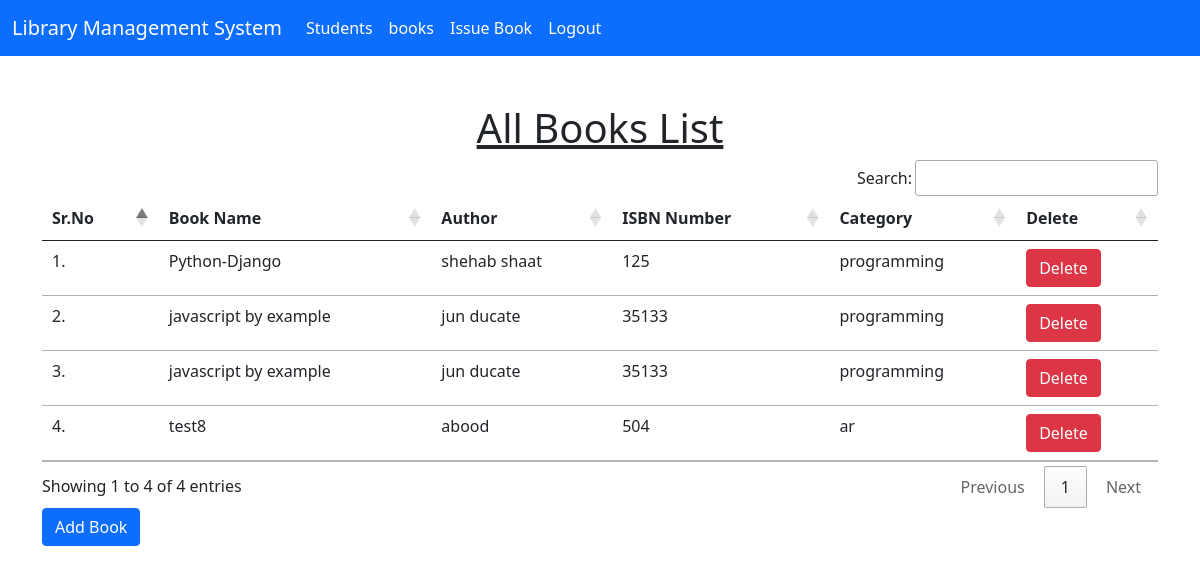
/add_book/ (signed in), run on an earlier commit of the app's database.
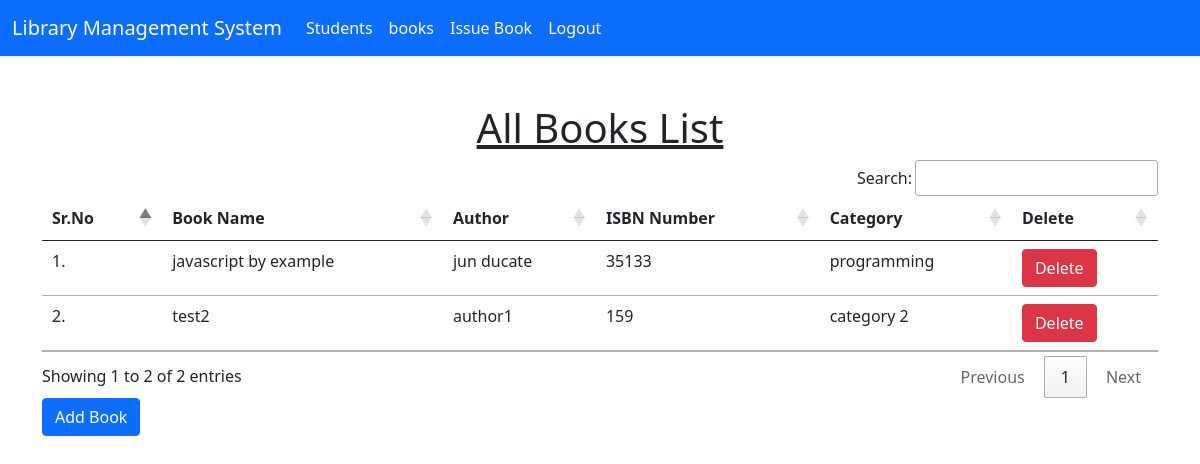
And on a later commit of the database.
### library/models.py (models this page shows, shortened)
class Book(models.Model):
    name = models.CharField(max_length=200)
    author = models.CharField(max_length=200)
    isbn = models.PositiveIntegerField()
    category = models.CharField(max_length=50)

### library/views.py (the view, shortened to what this page needs)
# urls.py: path("add_book/", views.add_book, name="add_book"),
@login_required(login_url = '/admin_login')
def add_book(request):
    view_books = Book.objects.all()
    return render(request, "add_book.html",{'books':view_books})

### library/templates/add_book.html (shortened to what this page needs)
{% extends 'admin_navbar.html' %}
{% load static %}
{% block body %}
<div class="container mt-4">
        <br>
        <h1 class="text-center"><u>All Books List</u></h1>
        <table class="table table-hover" id="example">
            <thead>
                <tr>
                    <th>Sr.No</th>
                    <th>Book Name</th>
                    <th>Author</th>
                    <th>ISBN Number</th>
                    <th>Category</th>
                    <th>Delete</th>
                </tr>
            </thead>
            <tbody>
                {% for book in books %}
                <tr>
                    <td>{{forloop.counter}}.</td>
                    <td>{{book.name}}</td>
                    <td>{{book.author}}</td>
                    <td>{{book.isbn}}</td>
                    <td>{{book.category}}</td>
                    <td><a href="/delete_book/{{book.id}}/" class="btn btn-danger" onclick="return confirm('Are you sure you want to delete this book?')">Delete</a></td>
                </tr>
                {% endfor %}
            </tbody>
        </table>
        <button type="button" style="text-align = center " class="btn btn-primary" data-bs-toggle="modal" data-bs-target="#addModal{{books.id}}" data-bs-whatever="@getbootstrap">Add Book</button>
{% endblock %}

What changed in the data, as far as the page shows it:
removed Book: name "Python-Django", author "shehab shaat", isbn "125", category "programming"
removed Book: name "javascript by example", author "jun ducate", isbn "35133", category "programming"
removed Book: name "test8", author "abood", isbn "504", category "ar"
added Book: name "test2", author "author1", isbn "159", category "category 2"
Also different on the page:
text written by a page script: "Search: Showing 1 to 4 of 4 entries Previous 1 Next" → "Search: Showing 1 to 2 of 2 entries Previous 1 Next"
